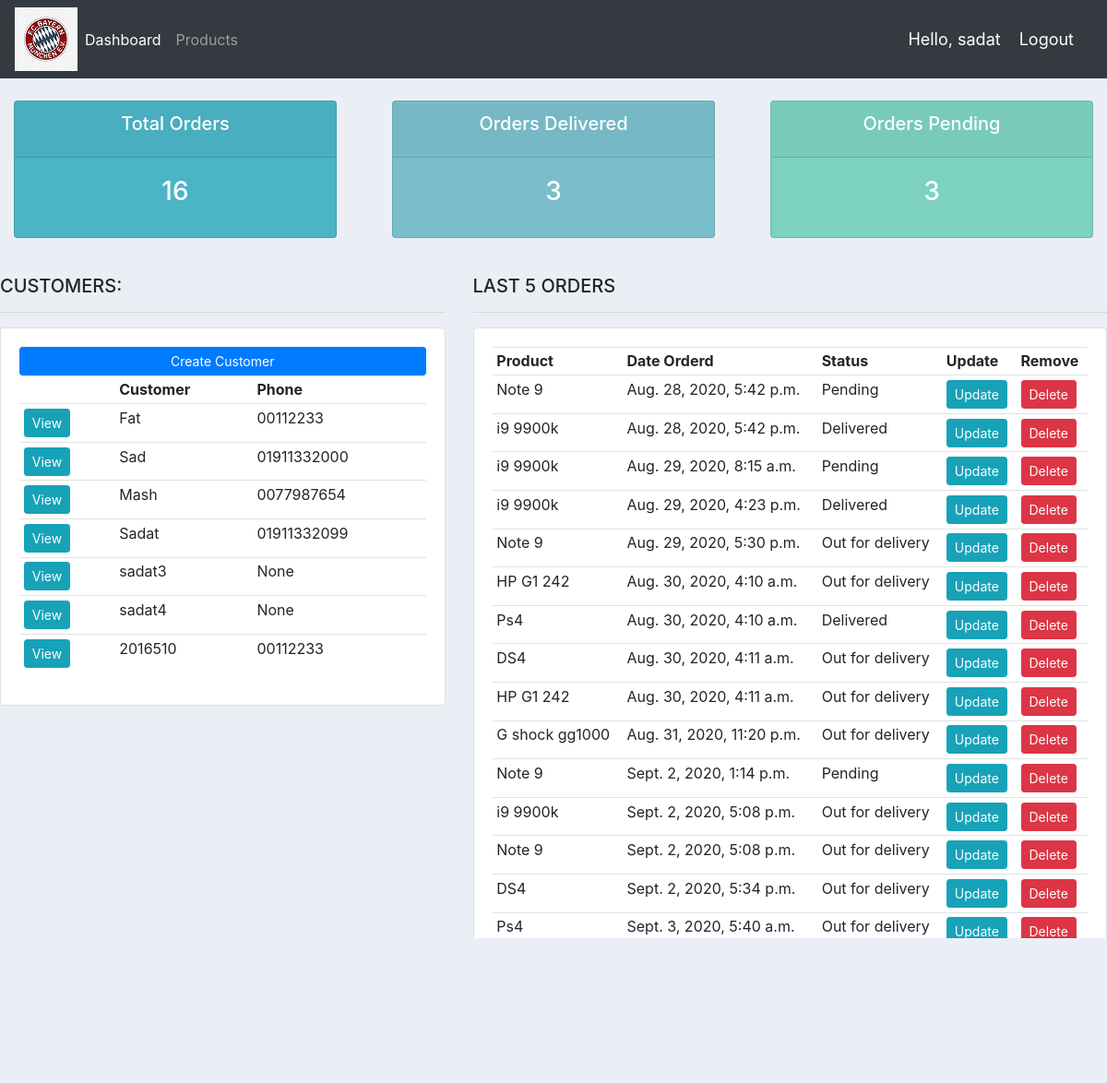
The app's page / (signed in) with its own data.
### accounts/models.py (models this page shows, shortened)
class Customer(models.Model):
    user = models.OneToOneField(User, null=True, on_delete=models.CASCADE)
    name = models.CharField(max_length=200, null=True)
    phone = models.CharField(max_length=200, null=True)
    email = models.CharField(max_length=200, null=True)
    date_created = models.DateTimeField(auto_now_add=True, null=True)

class Order(models.Model):
    STATUS = (
        ('Pending', 'Pending'),
        ('Out for delivery', 'Out for delivery'),
        ('Delivered', 'Delivered'),
    )
    customer = models.ForeignKey(Customer, null=True, on_delete=models.SET_NULL)
    product = models.ForeignKey(Product, null=True, on_delete=models.SET_NULL)
    date_created = models.DateTimeField(auto_now_add=True, null=True)
    status = models.CharField(max_length=200, null=True, choices=STATUS)
    note = models.CharField(max_length=1000, null=True)

class Product(models.Model):
    CATEGORY = (
        ('Indoor', 'Indoor'),
        ('Out Door', 'Out Door'),
    )
    name = models.CharField(max_length=200, null=True)
    price = models.FloatField(null=True)
    category = models.CharField(max_length=200, null=True, choices=CATEGORY)
    description = models.CharField(max_length=200, null=True, blank=True)
    date_created = models.DateTimeField(auto_now_add=True, null=True)
    tags = models.ManyToManyField(Tag)
    def __str__(self):
        return self.name

### accounts/decorators.py (the view)
	def wrapper_function(request, *args, **kwargs):
		group = None
		if request.user.groups.exists():
			group = request.user.groups.all()[0].name
		if group == 'customer':
			return redirect('user-page')
		if group == 'admin':
			return view_func(request, *args, **kwargs)

### accounts/views.py (called while the page is built)
@login_required(login_url='login')
@admin_only
def home(request):
    orders = Order.objects.all()
    customers = Customer.objects.all()
    total_customers = customers.count()
    total_orders = orders.count()
    delivered = orders.filter(status='Delivered').count()
    pending = orders.filter(status='Pending').count()
    context = {'orders': orders, 'customers': customers,
               'total_orders': total_orders, 'delivered': delivered,
               'pending': pending}
    return render(request, 'accounts/dashboard.html', context)

### accounts/templates/accounts/dashboard.html
{%  extends 'accounts/main.html' %}
{% block content %}
{%  include 'accounts/status.html' %}
<br>
<div class="row">
	<div class="col-md-5">
		<h5>CUSTOMERS:</h5>
		<hr>
		<div class="card card-body">
			<a class="btn btn-primary  btn-sm btn-block" href="">Create Customer</a>
			<table class="table table-sm">
				<tr>
					<th></th>
					<th>Customer</th>
					<th>Phone</th>
				</tr>
				{% for customer in customers %}
					<tr>
						<td><a class="btn btn-sm btn-info" href="{% url 'customer' customer.id %}">View</a></td>
						<td>{{customer.name}}</td>
						<td>{{customer.phone}}</td>
					</tr>
				{% endfor %}
			</table>
		</div>
	</div>
	<div class="col-md-7">
		<h5>LAST 5 ORDERS</h5>
		<hr>
		<div class="card card-body">
			<table class="table table-sm">
				<tr>
					<th>Product</th>
					<th>Date Orderd</th>
					<th>Status</th>
					<th>Update</th>
					<th>Remove</th>
				</tr>
				{% for order in orders %}
					<tr>
						<td>{{order.product}}</td>
						<td>{{order.date_created}}</td>
						<td>{{order.status}}</td>
						<td><a class="btn btn-sm btn-info" href="{% url 'update_order' order.id %}">Update</a></td>
						<td><a class="btn btn-sm btn-danger" href="{% url 'delete_order' order.id %}">Delete</a></td>
					</tr>
				{% endfor %}
			</table>
		</div>
	</div>
</div>
{% endblock %}

### accounts/templates/accounts/navbar.html (shortened to what this page needs)
{% load static %}
<nav class="navbar navbar-expand-lg navbar-dark bg-dark">
 <img src="{% static 'images/logo.png' %}">
  <div class="collapse navbar-collapse" id="navbarNav">
    <ul class="navbar-nav">
      {% if request.user.is_staff %}
      <li class="nav-item active">
        <a class="nav-link" href="{% url 'home' %}">Dashboard</a>
      </li>
      {% endif %}
      <li class="nav-item">
        <a class="nav-link" href="{% url 'products' %}">Products</a>
      </li>
    </ul>
  </div>
  <span class="hello-msg">Hello, {{request.user}}</span>
  <span ><a  class="hello-msg" href="{% url 'logout' %}">Logout</a></span>
</nav>

### static/css/main.css (style rules this page uses)
body { background-color: #ebeff5; }

### accounts/templates/accounts/navbar.html (style rules this page uses)
.hello-msg { font-size: 18px; color: #fff; margin-right: 20px; }

### records on screen
Customer: name "Fat", phone "00112233"
Customer: name "Sad", phone "01911332000"
Customer: name "Mash", phone "0077987654"
Customer: name "Sadat", phone "01911332099"
Customer: name "sadat3", phone "None"
Customer: name "sadat4", phone "None"
Customer: name "2016510", phone "00112233"
Order: product "Note 9", date_created "Aug. 28, 2020, 5:42 p.m.", status "Pending"
Order: product "i9 9900k", date_created "Aug. 28, 2020, 5:42 p.m.", status "Delivered"
Order: product "i9 9900k", date_created "Aug. 29, 2020, 8:15 a.m.", status "Pending"
Order: product "i9 9900k", date_created "Aug. 29, 2020, 4:23 p.m.", status "Delivered"
Order: product "Note 9", date_created "Aug. 29, 2020, 5:30 p.m.", status "Out for delivery"
Order: product "HP G1 242", date_created "Aug. 30, 2020, 4:10 a.m.", status "Out for delivery"
Order: product "Ps4", date_created "Aug. 30, 2020, 4:10 a.m.", status "Delivered"
Order: product "DS4", date_created "Aug. 30, 2020, 4:11 a.m.", status "Out for delivery"
Order: product "HP G1 242", date_created "Aug. 30, 2020, 4:11 a.m.", status "Out for delivery"
Order: product "G shock gg1000", date_created "Aug. 31, 2020, 11:20 p.m.", status "Out for delivery"
Order: product "Note 9", date_created "Sept. 2, 2020, 1:14 p.m.", status "Pending"
Order: product "i9 9900k", date_created "Sept. 2, 2020, 5:08 p.m.", status "Out for delivery"
Order: product "Note 9", date_created "Sept. 2, 2020, 5:08 p.m.", status "Out for delivery"
Order: product "DS4", date_created "Sept. 2, 2020, 5:34 p.m.", status "Out for delivery"
Order: product "Ps4", date_created "Sept. 3, 2020, 5:40 a.m.", status "Out for delivery"

### other values on screen
{{ request.user }} "sadat"
{{ total_orders }} "16"
{{ delivered }} "3"
{{ pending }} "3"
